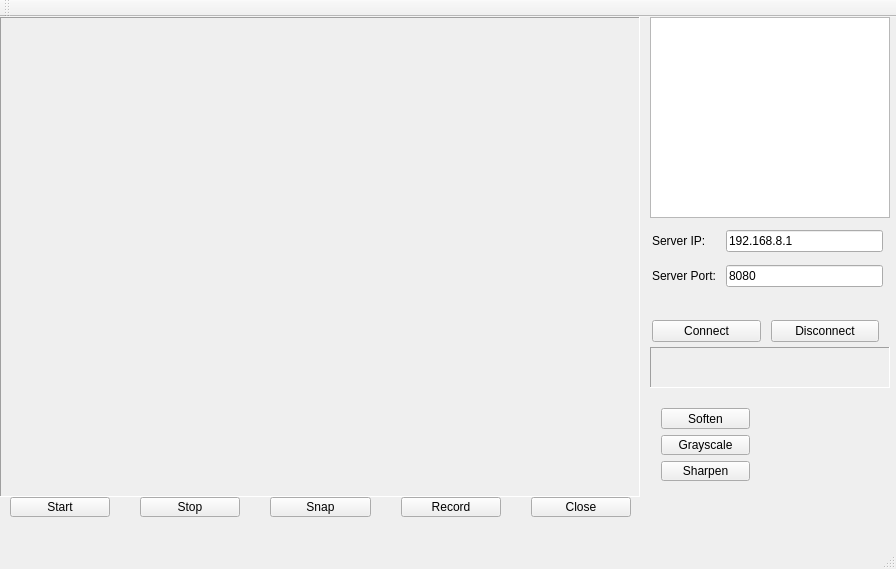
<?xml version="1.0" encoding="UTF-8"?>
<ui version="4.0">
 <class>StreamerClient</class>
 <widget class="QMainWindow" name="StreamerClient">
  <property name="geometry">
   <rect>
    <x>0</x>
    <y>0</y>
    <width>896</width>
    <height>569</height>
   </rect>
  </property>
  <property name="windowTitle">
   <string>StreamerClient</string>
  </property>
  <widget class="QWidget" name="centralWidget">
   <widget class="QLabel" name="ImageLabel">
    <property name="geometry">
     <rect>
      <x>0</x>
      <y>0</y>
      <width>640</width>
      <height>480</height>
     </rect>
    </property>
    <property name="frameShape">
     <enum>QFrame::Panel</enum>
    </property>
    <property name="frameShadow">
     <enum>QFrame::Sunken</enum>
    </property>
    <property name="text">
     <string/>
    </property>
   </widget>
   <widget class="QLabel" name="StatusLabel">
    <property name="geometry">
     <rect>
      <x>650</x>
      <y>330</y>
      <width>240</width>
      <height>41</height>
     </rect>
    </property>
    <property name="frameShape">
     <enum>QFrame::Panel</enum>
    </property>
    <property name="frameShadow">
     <enum>QFrame::Sunken</enum>
    </property>
    <property name="text">
     <string/>
    </property>
    <property name="alignment">
     <set>Qt::AlignLeading|Qt::AlignLeft|Qt::AlignTop</set>
    </property>
   </widget>
   <widget class="QWidget" name="layoutWidget">
    <property name="geometry">
     <rect>
      <x>0</x>
      <y>480</y>
      <width>641</width>
      <height>31</height>
     </rect>
    </property>
    <layout class="QHBoxLayout" name="horizontalLayout">
     <property name="spacing">
      <number>30</number>
     </property>
     <property name="sizeConstraint">
      <enum>QLayout::SetDefaultConstraint</enum>
     </property>
     <property name="leftMargin">
      <number>10</number>
     </property>
     <property name="topMargin">
      <number>0</number>
     </property>
     <property name="rightMargin">
      <number>10</number>
     </property>
     <item>
      <widget class="QPushButton" name="StartBtn">
       <property name="text">
        <string>Start</string>
       </property>
      </widget>
     </item>
     <item>
      <widget class="QPushButton" name="StopBtn">
       <property name="text">
        <string>Stop</string>
       </property>
      </widget>
     </item>
     <item>
      <widget class="QPushButton" name="SnapBtn">
       <property name="text">
        <string>Snap</string>
       </property>
      </widget>
     </item>
     <item>
      <widget class="QPushButton" name="RecordBtn">
       <property name="text">
        <string>Record</string>
       </property>
      </widget>
     </item>
     <item>
      <widget class="QPushButton" name="CloseBtn">
       <property name="text">
        <string>Close</string>
       </property>
      </widget>
     </item>
    </layout>
   </widget>
   <widget class="QWidget" name="layoutWidget">
    <property name="geometry">
     <rect>
      <x>650</x>
      <y>210</y>
      <width>235</width>
      <height>75</height>
     </rect>
    </property>
    <layout class="QGridLayout" name="gridLayout">
     <property name="leftMargin">
      <number>2</number>
     </property>
     <property name="topMargin">
      <number>0</number>
     </property>
     <property name="rightMargin">
      <number>2</number>
     </property>
     <property name="spacing">
      <number>10</number>
     </property>
     <item row="0" column="0">
      <widget class="QLabel" name="ServerIP">
       <property name="text">
        <string>Server IP:</string>
       </property>
      </widget>
     </item>
     <item row="0" column="1">
      <widget class="QLineEdit" name="ServerIPEdit">
       <property name="text">
        <string>192.168.8.1</string>
       </property>
      </widget>
     </item>
     <item row="1" column="0">
      <widget class="QLabel" name="ServerPort">
       <property name="text">
        <string>Server Port:</string>
       </property>
      </widget>
     </item>
     <item row="1" column="1">
      <widget class="QLineEdit" name="ServerPortEdit">
       <property name="text">
        <string>8080</string>
       </property>
      </widget>
     </item>
    </layout>
   </widget>
   <widget class="QWidget" name="layoutWidget">
    <property name="geometry">
     <rect>
      <x>650</x>
      <y>290</y>
      <width>231</width>
      <height>38</height>
     </rect>
    </property>
    <layout class="QHBoxLayout" name="horizontalLayout_2">
     <property name="spacing">
      <number>10</number>
     </property>
     <property name="leftMargin">
      <number>2</number>
     </property>
     <property name="rightMargin">
      <number>2</number>
     </property>
     <property name="bottomMargin">
      <number>0</number>
     </property>
     <item>
      <widget class="QPushButton" name="ConnectBtn">
       <property name="text">
        <string>Connect</string>
       </property>
      </widget>
     </item>
     <item>
      <widget class="QPushButton" name="DisconnectBtn">
       <property name="text">
        <string>Disconnect</string>
       </property>
      </widget>
     </item>
    </layout>
   </widget>
   <widget class="QTextEdit" name="InfoTextEdit">
    <property name="geometry">
     <rect>
      <x>650</x>
      <y>0</y>
      <width>240</width>
      <height>201</height>
     </rect>
    </property>
   </widget>
   <widget class="QWidget" name="">
    <property name="geometry">
     <rect>
      <x>650</x>
      <y>380</y>
      <width>111</width>
      <height>95</height>
     </rect>
    </property>
    <layout class="QVBoxLayout" name="verticalLayout">
     <item>
      <widget class="QPushButton" name="SoftenBtn">
       <property name="text">
        <string>Soften</string>
       </property>
      </widget>
     </item>
     <item>
      <widget class="QPushButton" name="GrayscaleBtn">
       <property name="text">
        <string>Grayscale</string>
       </property>
      </widget>
     </item>
     <item>
      <widget class="QPushButton" name="SharpenBtn">
       <property name="text">
        <string>Sharpen</string>
       </property>
      </widget>
     </item>
    </layout>
   </widget>
  </widget>
  <widget class="QMenuBar" name="menuBar">
   <property name="geometry">
    <rect>
     <x>0</x>
     <y>0</y>
     <width>896</width>
     <height>25</height>
    </rect>
   </property>
  </widget>
  <widget class="QToolBar" name="mainToolBar">
   <attribute name="toolBarArea">
    <enum>TopToolBarArea</enum>
   </attribute>
   <attribute name="toolBarBreak">
    <bool>false</bool>
   </attribute>
  </widget>
  <widget class="QStatusBar" name="statusBar"/>
 </widget>
 <layoutdefault spacing="6" margin="11"/>
 <resources/>
 <connections/>
</ui>
